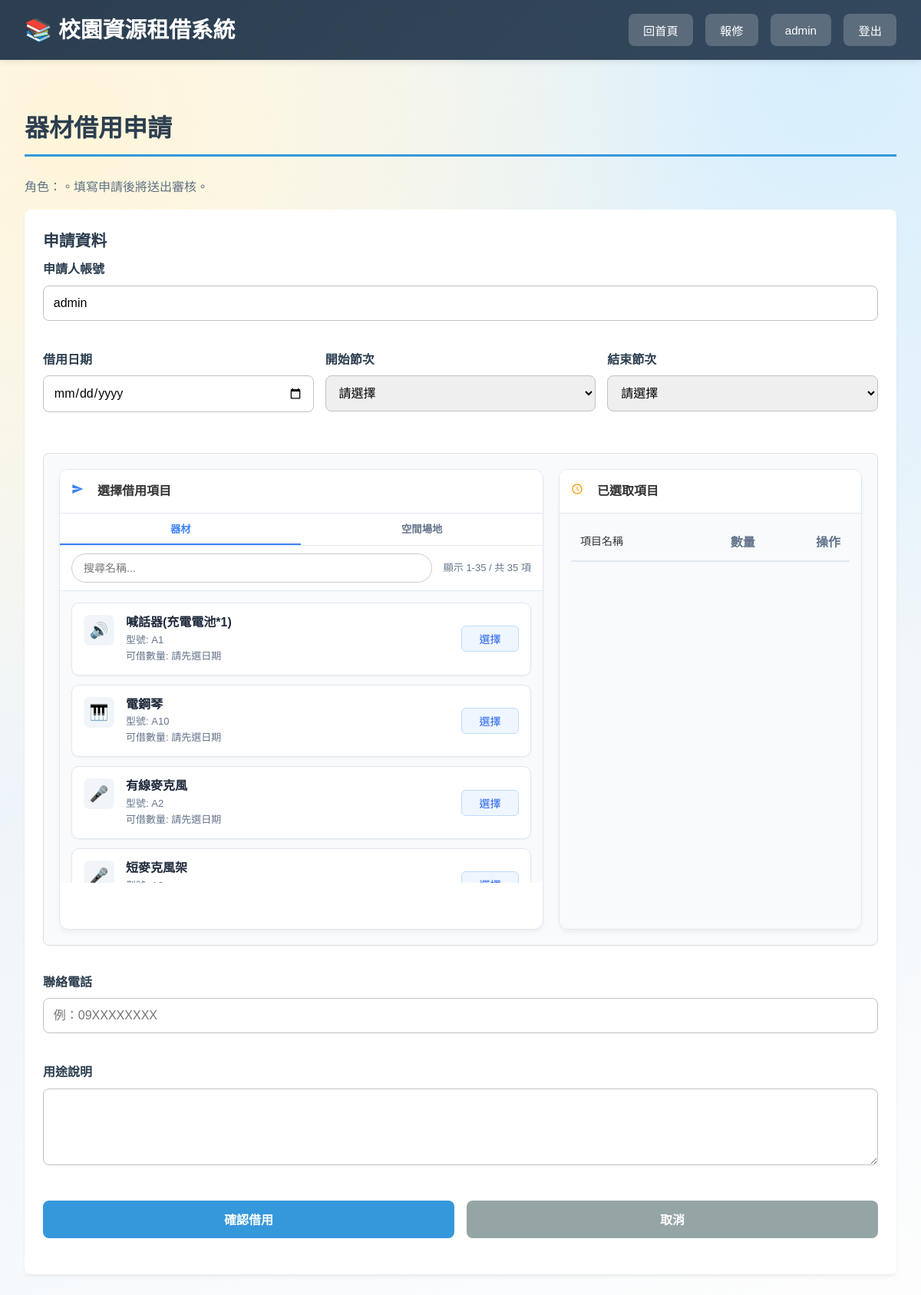
/test_borrow.php, run on the app's committed database.
### tables this page shows
CREATE TABLE IF NOT EXISTS equipment_categories (
  equipment_code VARCHAR(5) NOT NULL COMMENT '器材代碼(例: A1, B2)',
  equipment_name VARCHAR(150) NOT NULL COMMENT '器材名稱',
  borrow_limit_quantity INT NOT NULL DEFAULT 1 COMMENT '限借數量',
  created_at DATETIME NOT NULL DEFAULT CURRENT_TIMESTAMP,
  updated_at DATETIME NOT NULL DEFAULT CURRENT_TIMESTAMP ON UPDATE CURRENT_TIMESTAMP,
  PRIMARY KEY (equipment_code)
);

### test_borrow.php (called while the page is built)
<?php error_reporting(E_ALL); ini_set("display_errors", 1); session_start(); $_SESSION["user_id"]="admin"; require "borrow.php";

### borrow.php (the view, shortened to what this page needs)
<?php
function getEquipmentIcon($name) {
    if (mb_strpos($name, '麥克風') !== false) return '🎤';
    if (mb_strpos($name, '擴音') !== false || mb_strpos($name, '音響') !== false || mb_strpos($name, '喊話器') !== false) return '🔊';
    if (mb_strpos($name, '相機') !== false || mb_strpos($name, '攝影機') !== false) return '📷';
    if (mb_strpos($name, '腳架') !== false) return '🔭';
    if (mb_strpos($name, '布幕') !== false || mb_strpos($name, '投影') !== false) return '📽️';
    if (mb_strpos($name, '鋼琴') !== false) return '🎹';
    if (mb_strpos($name, '看板') !== false) return '📋';
    if (mb_strpos($name, '桌') !== false) return '🪚';
    if (mb_strpos($name, '椅') !== false) return '🪑';
    if (mb_strpos($name, '帳') !== false) return '⛺';
    if (mb_strpos($name, '警示') !== false || mb_strpos($name, '交通') !== false) return '🚧';
    if (mb_strpos($name, '旗') !== false) return '🚩';
    if (mb_strpos($name, '燈') !== false) return '💡';
    if (mb_strpos($name, '對講機') !== false) return '📻';
    if (mb_strpos($name, '電') !== false || mb_strpos($name, '線') !== false) return '🔌';
    if (mb_strpos($name, '睡袋') !== false) return '🛌';
    if (mb_strpos($name, '茶桶') !== false) return '🫖';
    return '📦';
}
$userId = (string)$_SESSION['user_id'];
$displayName = (string)($_SESSION['full_name'] ?? $_SESSION['user_id']);
$roleName = (string)($_SESSION['role_name'] ?? '');
$dbError = '';
$link = getMysqliConnection($dbError);
$userPhone = '';
$equipmentMap = [];
if ($dbError === '') {
    $equipmentSql = "
        SELECT
            ec.equipment_code,
            ec.equipment_name,
            ec.borrow_limit_quantity,
            COALESCE(SUM(CASE WHEN e.operation_status = 1 THEN 1 ELSE 0 END), 0) - COALESCE(COUNT(eri.equipment_id), 0) AS available_quantity
        FROM equipment_categories ec
        LEFT JOIN equipments e ON e.equipment_code = ec.equipment_code
        LEFT JOIN equipment_reservation_items eri ON e.equipment_id = eri.equipment_id
        LEFT JOIN reservations r ON eri.reservation_id = r.reservation_id
            AND r.borrow_start_at <= NOW()
            AND r.borrow_end_at > NOW()
            AND r.approval_status IN ('pending', 'approved')
        GROUP BY ec.equipment_code, ec.equipment_name, ec.borrow_limit_quantity
        ORDER BY ec.equipment_code ASC
    ";
    $equipmentResult = mysqli_query($link, $equipmentSql);
    if ($equipmentResult) {
        while ($row = mysqli_fetch_assoc($equipmentResult)) {
            $code = (string)$row['equipment_code'];
            $limit = $row['borrow_limit_quantity'] !== null ? (int)$row['borrow_limit_quantity'] : null;
            $equipmentMap[$code] = [
                'equipment_code' => $code,
                'equipment_name' => (string)$row['equipment_name'],
                'borrow_limit_quantity' => $limit,
                'available_quantity' => (int)$row['available_quantity'],
            ];
        }
    } else {
        $dbError = '讀取器材資料失敗：' . mysqli_error($link);
    }
}
$formData = [
    'resource_type' => 'equipment',
    'equipment_code' => '',
    'space_id' => '',
    'borrow_date' => '',
    'start_period_code' => '',
    'end_period_code' => '',
    'purpose' => '',
    'phone' => $userPhone,
];
?>
<!DOCTYPE html>
<html lang="zh-TW">
<head>
    <link rel="stylesheet" href="styles.css?v=<?php echo time(); ?>">
    <link rel="stylesheet" href="https://cdn.jsdelivr.net/npm/flatpickr/dist/flatpickr.min.css">
</head>
<body>
    <div class="container">
        <nav class="navbar">
            <div class="navbar-brand">
                <h1>📚 校園資源租借系統</h1>
            </div>
            <div class="navbar-menu">
                <button class="nav-btn" onclick="location.href='index.php'">回首頁</button>
                <button class="nav-btn" onclick="location.href='report_maintenance.php'">報修</button>
                <button class="nav-btn" type="button" disabled><?php echo htmlspecialchars($displayName, ENT_QUOTES, 'UTF-8'); ?></button>
                <button class="nav-btn" onclick="location.href='logout.php'">登出</button>
            </div>
        </nav>
        <main class="main-content">
            <section class="borrow-page">
                <h2>器材借用申請</h2>
                <p class="borrow-subtitle">角色：<?php echo htmlspecialchars($roleName, ENT_QUOTES, 'UTF-8'); ?>。填寫申請後將送出審核。</p>
                <div class="borrow-layout full-width-layout" id="mainBorrowLayout">
                    <section class="card borrow-form-card">
                        <h3>申請資料</h3>
                        <form method="post" enctype="multipart/form-data" class="borrow-form" action="borrow.php" novalidate>
                            <div class="form-group">
                                <label for="applicant_user_id">申請人帳號</label>
                                <input type="text" id="applicant_user_id" value="<?php echo htmlspecialchars($userId, ENT_QUOTES, 'UTF-8'); ?>" readonly>
                            </div>
                            <div style="display: flex; gap: 15px; flex-wrap: wrap; margin-bottom: 15px;">
                                <div class="form-group" style="flex: 1; min-width: 150px;">
                                    <label for="borrow_date">借用日期</label>
                                    <input type="text" id="borrow_date" name="borrow_date" value="<?php echo htmlspecialchars($formData['borrow_date'], ENT_QUOTES, 'UTF-8'); ?>" data-mindate="<?php echo date('Y-m-d'); ?>" placeholder="選擇借用日期" required readonly>
                                </div>
                                <div class="form-group" style="flex: 1; min-width: 150px;">
                                    <label for="start_period_code">開始節次</label>
                                    <select id="start_period_code" name="start_period_code" required>
                                        <option value="">請選擇</option>
                                    </select>
                                </div>
                                <div class="form-group" style="flex: 1; min-width: 150px;">
                                    <label for="end_period_code">結束節次</label>
                                    <select id="end_period_code" name="end_period_code" required>
                                        <option value="">請選擇</option>
                                    </select>
                                </div>
                            </div>
                            <div id="equipmentSelectorContainer" class="equipment-selector-container">
                                <div class="es-left">
                                    <div class="es-title">
                                        <span style="color: #3b82f6; margin-right: 8px;">
                                            <svg viewBox="0 0 24 24" width="16" height="16" fill="currentColor">
                                                <path d="M2.01 21L23 12 2.01 3 2 10l15 2-15 2z"/>
                                            </svg>
                                        </span>
                                        選擇借用項目
                                    </div>
                                    <div class="es-tabs" style="display:flex; background:#fff; border-bottom:1px solid #e2e8f0; flex-shrink: 0;">
                                        <button type="button" class="es-tab-btn active" data-target="equipment" style="flex:1; padding:10px; border:none; background:none; cursor:pointer; font-weight:bold; color:#3b82f6; border-bottom:2px solid #3b82f6; transition:all 0.2s;">器材</button>
                                        <button type="button" class="es-tab-btn" data-target="space" style="flex:1; padding:10px; border:none; background:none; cursor:pointer; font-weight:bold; color:#64748b; border-bottom:2px solid transparent; transition:all 0.2s;">空間場地</button>
                                    </div>
                                    <div class="es-search" style="display: flex; align-items: center; justify-content: space-between; gap: 15px;">
                                        <div style="flex: 1;">
                                            <input type="text" id="esSearchInput" placeholder="搜尋名稱...">
                                        </div>
                                        <div id="esItemCount" style="font-size: 13px; color: #64748b; white-space: nowrap;">
                                        </div>
                                    </div>
                                    <ul class="es-list" id="esEquipmentList">
                                        <?php foreach ($equipmentMap as $equipment) {
                                        ?>
                                            <li class="es-item" data-type="equipment" data-name="<?php echo htmlspecialchars($equipment['equipment_name'], ENT_QUOTES, 'UTF-8'); ?>" data-code="<?php echo htmlspecialchars($equipment['equipment_code'], ENT_QUOTES, 'UTF-8'); ?>" data-original-disabled="0">
                                                <div class="es-item-header">
                                                    <div class="es-item-info">
                                                        <div class="es-item-icon"><?php echo getEquipmentIcon($equipment['equipment_name']); ?></div>
                                                        <div class="es-item-name-block">
                                                            <div class="es-item-title"><?php echo htmlspecialchars($equipment['equipment_name'], ENT_QUOTES, 'UTF-8'); ?></div>
                                                            <div class="es-item-subtitle">
                                                                <span>型號: <?php echo htmlspecialchars($equipment['equipment_code'], ENT_QUOTES, 'UTF-8'); ?></span>
                                                                <span>可借數量: <span class="es-available-value" data-code="<?php echo htmlspecialchars($equipment['equipment_code'], ENT_QUOTES, 'UTF-8'); ?>" data-type="equipment">請先選日期</span></span>
                                                            </div>
                                                        </div>
                                                    </div>
                                                    <button type="button" class="es-btn-invite">選擇</button>
                                                </div>
                                            </li>
                                        <?php } ?>
                                    </ul>
                                </div>
                                <div class="es-right">
                                    <div class="es-title" style="color: #333;">
                                        <span style="color: #f59e0b; margin-right: 8px;">
                                            <svg viewBox="0 0 24 24" width="16" height="16" fill="currentColor">
                                                <path d="M11.99 2C6.47 2 2 6.48 2 12s4.47 10 9.99 10C17.52 22 22 17.52 22 12S17.52 2 11.99 2zM12 20c-4.42 0-8-3.58-8-8s3.58-8 8-8 8 3.58 8 8-3.58 8-8 8zm.5-13H11v6l5.25 3.15.75-1.23-4.5-2.67z"/>
                                            </svg>
                                        </span>
                                        已選取項目
                                    </div>
                                    <div style="flex: 1; display: flex; flex-direction: column; min-height: 0; background:#f8fafc; padding: 15px;">
                                        <div class="cart-header" style="flex-shrink: 0; background: #f8fafc;">
                                            <div class="cart-col-name">項目名稱</div>
                                            <div class="cart-col-qty">數量</div>
                                            <div class="cart-col-action">操作</div>
                                        </div>
                                        <ul class="es-list" id="esSelectedList" style="padding: 0; background: #f8fafc !important;">
                                        </ul>
                                    </div>
                                </div>
                            </div>
                            <div class="form-group">
                                <label for="phone">聯絡電話</label>
                                <input type="text" id="phone" name="phone" placeholder="例：09XXXXXXXX" value="<?php echo htmlspecialchars($formData['phone'], ENT_QUOTES, 'UTF-8'); ?>">
                            </div>
                            <div class="form-group">
                                <label for="purpose">用途說明</label>
                                <textarea id="purpose" name="purpose" rows="4" required><?php echo htmlspecialchars($formData['purpose'], ENT_QUOTES, 'UTF-8'); ?></textarea>
                            </div>
                            <div class="form-buttons">
                                <button type="submit" class="btn-primary" id="borrowSubmitBtn">確認借用</button>
                                <button type="button" class="btn-secondary" onclick="location.href='index.php'">取消</button>
                            </div>
                        </form>
                    </section>
                </div>
            </section>
        </main>
    </div>
</body>
</html>

### data on the page
equipment_categories: equipment_name "🔊", equipment_name "喊話器(充電電池*1)", equipment_code "A1"
equipment_categories: equipment_name "🎹", equipment_name "電鋼琴", equipment_code "A10"
equipment_categories: equipment_name "🎤", equipment_name "有線麥克風", equipment_code "A2"
equipment_categories: equipment_name "🎤", equipment_name "短麥克風架"

### other printed values
$displayName "admin"
